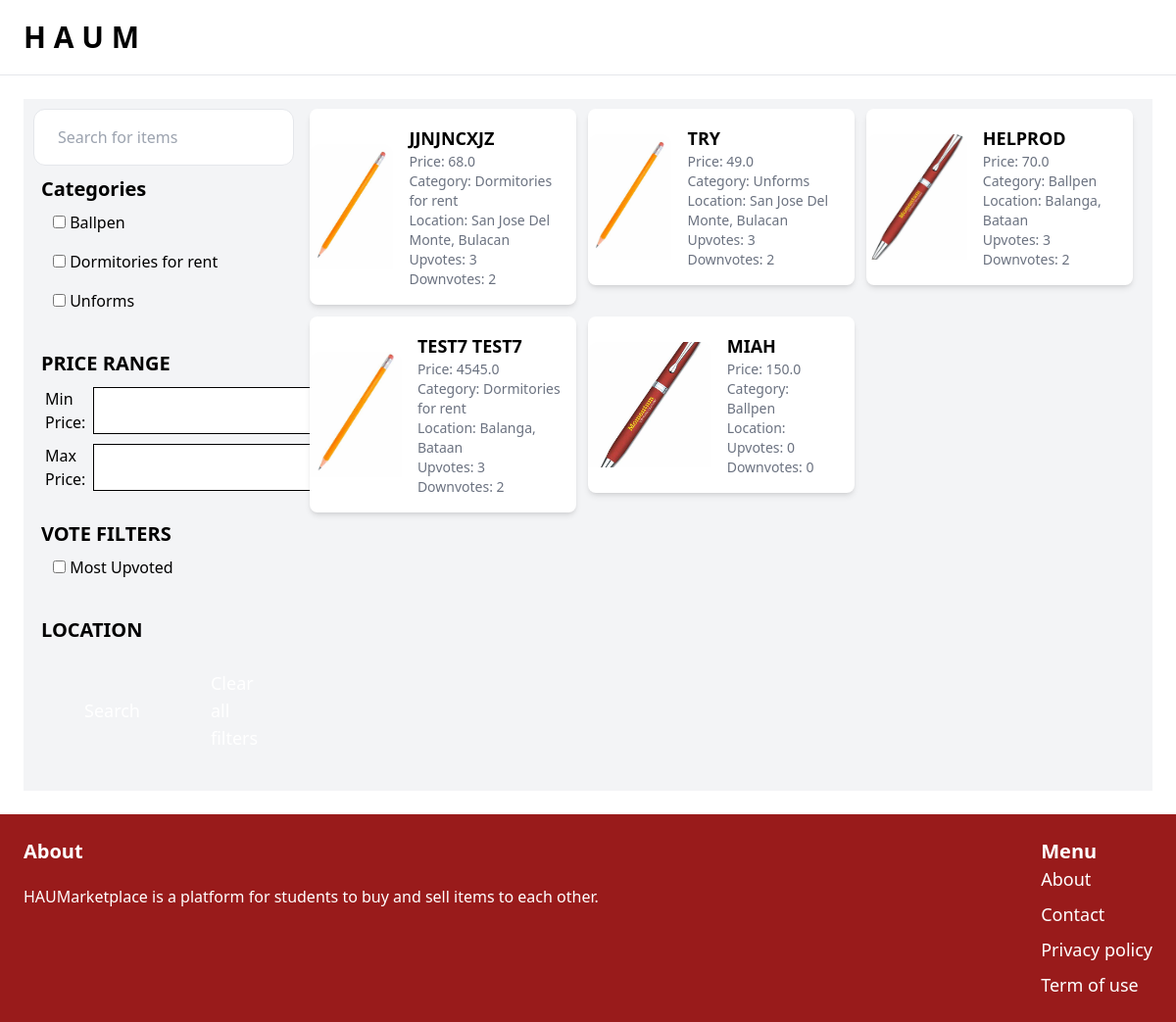
The page /item/ on the database its author committed.
### item/models.py (models this page shows, shortened)
class Category(models.Model):
    name = models.CharField(max_length=255)
    class Meta:
        ordering = ['name']
        verbose_name_plural = 'Categories'

class Item(models.Model):
    category = models.ForeignKey(Category, related_name='items', on_delete=models.CASCADE)
    name = models.CharField(max_length=255)
    description = models.TextField(blank=True, null=True)
    price = models.FloatField()
    is_sold = models.BooleanField(default=False)
    created_at = models.DateTimeField(auto_now_add=True)
    created_by = models.ForeignKey(User, related_name='items', on_delete=models.CASCADE)
    image = models.ImageField(upload_to='item_images', blank=True, null=True)
    class Meta:
        ordering = ['name']

### profile/models.py (models this page shows, shortened)
class Profile(models.Model):
    color = ColorField(default='#720026')
    font_preference = models.CharField(max_length=50, default='Young Serif') # Changed default font to Young Serif
    user = models.OneToOneField(User, on_delete=models.CASCADE)
    image = models.ImageField(default='default.jpg', upload_to='profile_pics')
    bio = models.CharField(max_length=200, null=True, blank=True)
    first_name = models.CharField(max_length=30, blank=True, null=True)
    last_name = models.CharField(max_length=30, blank=True, null=True)
    location = models.ForeignKey(Location, on_delete=models.CASCADE, null=True, blank=True)
    address = models.CharField(max_length=300, null=True, blank=True)
    upvotes = models.PositiveIntegerField(default=0)
    downvotes = models.PositiveIntegerField(default=0)

class Location(models.Model):
    name = models.CharField(max_length=50)

### item/views.py (the view)
# urls.py: path('', views.items, name='items'),
def items(request):
    query = request.GET.get('query', '')
    category_ids = request.GET.getlist('categories')  # Get a list of selected category IDs
    location_ids = request.GET.getlist('locations')  # Get a list of selected location IDs
    price_range_ids = request.GET.getlist('price_ranges')  # Get a list of selected price range IDs
    min_price = request.GET.get('min_price', 0)
    max_price = request.GET.get('max_price', float('inf'))
    category = Category.objects.all()
    items = Item.objects.filter(is_sold=False)
    price_ranges = PriceRange.objects.all()
    upvoted = request.GET.get('upvoted', False)
    downvoted = request.GET.get('downvoted', False)
    most_downvoted = request.GET.get('most_downvoted', False)
    items = items.annotate(
        upvotes_count=Count('created_by__profile__uservote', filter=Q(created_by__profile__uservote__is_upvote=True)),
        downvotes_count=Count('created_by__profile__uservote', filter=Q(created_by__profile__uservote__is_upvote=False))
    )
    items = items.annotate(age=ExpressionWrapper(Now() - F('created_at'), output_field=fields.DurationField()))
    if upvoted:
        items = items.order_by('-upvotes_count', 'age')  # Sort by most upvoted items with recency
    else:
        items = items.order_by('-upvotes_count')  # Default to sorting by most upvoted items
    print(category_ids)
    for category_id in category_ids:
        test = category.filter(id=category_id)
        print(test)
    if category_ids:
        items = items.filter(category_id__in=category_ids)
    if location_ids:
        items = items.filter(created_by__profile__location_id__in=location_ids)
    print(request.GET.get('min_value'))
    minValue = request.GET.get('min_value')
    maxValue = request.GET.get('max_value')
    if minValue == maxValue:
        print('Invalid price range')
    elif minValue > maxValue:
        print('Minimum must be lower than maximum')
    else:
        items = items.filter(price__gte=minValue, price__lte=maxValue)
        print(items)
    if query:
        items = items.filter(Q(name__icontains=query) | Q(description__icontains=query))
    return render(request, 'item/items.html', {
        'items': items,
        'query': query,
        'category': category,
        'price_ranges': price_ranges,
        'selected_price_ranges': price_range_ids,
        'min_price': min_price,
        'max_price': max_price,
        'test': category_ids,
    })

### templates/item/items.html (shortened to what this page needs)
{% extends 'core/base.html' %}
{% block content %}
    <div class="pb-6 grid grid-cols-4 gap-4 bg-gray-100">
        <div class ="col-span-1" style="margin-left: 10px">
            <form method="get" action="{% url 'item:items' %}">
                <input name="query" class="w-full py-4 px-6 border rounded-xl"
                       style="margin-top: 10px;" type="text" value="{{ query }}" placeholder="Search for items">
                <p class="font-semibold text-xl ml-2" style="margin-top: 10px">Categories</p>
                <ul>
                    {% for category in category %}
                        <li class="py-2 px-2 rounded-xl ml-3">
                            <input type="checkbox" name="categories" value="{{ category.id }}" id="category_{{ category.id }}"
                                   {% if category.id|stringformat:"s" in test %}checked{% endif %}>
                            <label for="category_{{ category.id }}">{{ category.name }}</label>
                        </li>
                    {% endfor %}
                </ul>
                <p class="font-semibold text-xl ml-2" style="margin-top: 30px">PRICE RANGE</p>
                <ul>
                    <div class="flex space-x-2 ml-3" style="margin-top: 10px">
                        <label for="MinPrice">Min Price:</label>
                        <input type="number" id="min_value" name="min_value" class="border border-black">
                    </div>
                    <div class="flex space-x-2 ml-2 ml-3" style="margin-top: 10px">
                        <label for="MaxPrice ml-3">Max Price:</label>
                        <input type="number" id="max_value" name="max_value" class="border border-black">
                    </div>
                </ul>
                <p class="font-semibold text-xl ml-2" style="margin-top: 30px">VOTE FILTERS</p>
                <ul>
                    <li class="py-2 px-2 rounded-xl ml-3">
                        <input type="checkbox" name="upvoted" id="upvoted-checkbox" {% if request.GET.upvoted %}checked{% endif %}>
                        <label for="upvoted-checkbox">Most Upvoted</label>
                    </li>
                </ul>
                <p class="font-semibold text-xl ml-2" style="margin-top: 30px">LOCATION</p>
                <div class="flex space-x-2 ml-2" style="margin-top: 10px;">
                    <button class="py-4 px-8 text-lg text-white rounded-xl ml-3" style="background: {{ user.profile.color }}" type="submit">Search</button>
                    <a href="{% url 'item:items' %}" class="py-4 px-8 text-lg text-white rounded-xl" style="background: {{ user.profile.color }}">Clear all filters</a>
                </div>
            </form>
        </div>
        <div class="col-span-3" style="margin-top: 10px; margin-right: 20px">
            <div class="grid grid-cols-3 gap-3">
                {% for item in items %}
                    <div class="flex">
                        <a href="{% url 'item:detail' item.id %}">
                            <div class="bg-white rounded-lg overflow-hidden shadow-md flex">
                                <img src="{{ item.image.url }}" class="w-32 h-32 object-cover rounded-t-xl m-auto">
                                <div class="p-4">
                                    <h2 class="text-lg font-bold uppercase">{{ item.name }}</h2>
                                    <p class="text-gray-500 text-sm">Price: {{ item.price }}</p>
                                    <p class="text-gray-500 text-sm">Category: {{ item.category.name }}</p>
                                    <p class="text-gray-500 text-sm">Location: {{ item.created_by.profile.location.name }}</p>
                                    <p class="text-gray-500 text-sm">Upvotes: {{ item.created_by.profile.upvotes }}</p>
                                    <p class="text-gray-500 text-sm">Downvotes: {{ item.created_by.profile.downvotes }}</p>
                                </div>
                            </div>
                        </a>
                    </div>
                {% endfor %}
            </div>
        </div>
    </div>
{% endblock content %}

### templates/core/base.html (shortened to what this page needs)
<!DOCTYPE html>
{% load static %}
<html lang="en">
<head>
    <script src="https://cdn.tailwindcss.com"></script>
</head>
<div style="font-family: {{ user.profile.font_preference }}">
    <nav class="py-6 px-6 flex justify-between items-center border-b border-gray-200 bg-{{ user.profile.color }}">
        <a href="/" class="text-xl font-bold" style="font: {{ user.profile.color}}; font-size: 30px">H A U M</a>
    </nav>
    <div class="px-6 py-6">
        {% block content %}{% endblock content %}
    </div>
    <footer class="py-6 px-6 flex justify-between bg-red-800"
            style="background: {{ user.profile.color }};">
        <div class="w-2/3 pr-10">
            <h3 class="mb-5 text-xl font-semibold text-white">About</h3>
            <p class="text-white">HAUMarketplace is a platform for students to buy and sell items to each other.</p>
        </div>
        <div class="w-13">
            <h3 class="text-xl font-semibold text-white">Menu</h3>
            <ul class="space-y-2">
                <li><a href="{% url 'about' %}" class="text-lg text-white hover:text-teal-700">About</a></li>
                <li><a href="{% url 'contact' %}" class="text-lg text-white hover:text-teal-700">Contact</a></li>
                <li><a href="{% static 'static_root/privacy_policy/PrivacyPolicy_HAUM.pdf' %}"
                       class="text-lg text-white hover:text-teal-700" target="_blank">Privacy policy</a></li>
                <li><a href="{% static 'static_root/terms_of_use/TermsofUse_HAUMarketplace.pdf' %}"
                       class="text-lg text-white hover:text-teal-700" target="_blank">Term of use</a></li>
            </ul>
        </div>
    </footer>
</div>
</html>

### rows shown on the page
Category: name "Ballpen"
Category: name "Dormitories for rent"
Category: name "Unforms"
Item: image (picture), name "JJNJNCXJZ", price "68.0", category.name "Dormitories for rent", created_by.profile.location.name "San Jose Del Monte, Bulacan", created_by.profile.upvotes "3", created_by.profile.downvotes "2"
Item: image (picture), name "TRY", price "49.0", category.name "Unforms", created_by.profile.location.name "San Jose Del Monte, Bulacan", created_by.profile.upvotes "3", created_by.profile.downvotes "2"
Item: image (picture), name "HELPROD", price "70.0", category.name "Ballpen", created_by.profile.location.name "Balanga, Bataan", created_by.profile.upvotes "3", created_by.profile.downvotes "2"
Item: image (picture), name "TEST7 TEST7", price "4545.0", category.name "Dormitories for rent", created_by.profile.location.name "Balanga, Bataan", created_by.profile.upvotes "3", created_by.profile.downvotes "2"
Item: image (picture), name "MIAH", price "150.0", category.name "Ballpen", created_by.profile.upvotes "0", created_by.profile.downvotes "0"
